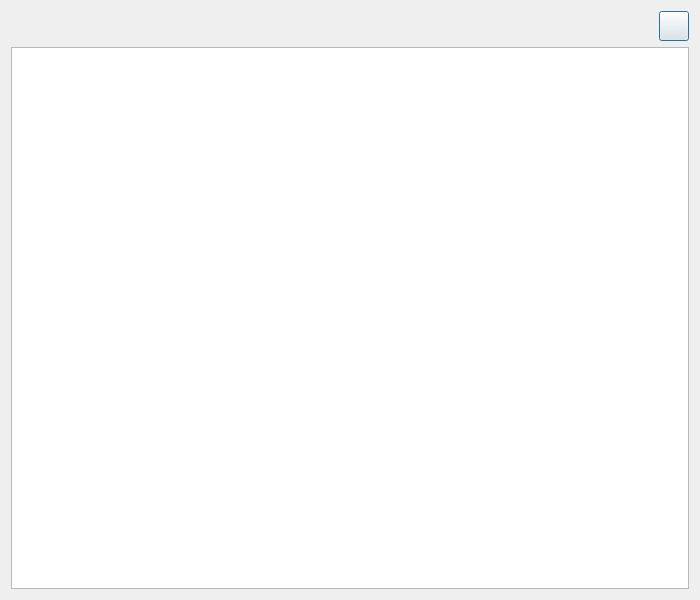
<?xml version="1.0" encoding="UTF-8"?>
<ui version="4.0">
 <class>VlanRefDialog</class>
 <widget class="QDialog" name="VlanRefDialog">
  <property name="windowModality">
   <enum>Qt::NonModal</enum>
  </property>
  <property name="geometry">
   <rect>
    <x>0</x>
    <y>0</y>
    <width>700</width>
    <height>600</height>
   </rect>
  </property>
  <property name="minimumSize">
   <size>
    <width>700</width>
    <height>600</height>
   </size>
  </property>
  <property name="font">
   <font>
    <family>Tahoma</family>
    <pointsize>10</pointsize>
   </font>
  </property>
  <property name="windowTitle">
   <string>VLAN Reference</string>
  </property>
  <property name="windowIcon">
   <iconset resource="../../../../image.qrc">
    <normaloff>:/Image/reserve.png</normaloff>:/Image/reserve.png</iconset>
  </property>
  <layout class="QVBoxLayout" name="verticalLayout">
   <item>
    <layout class="QHBoxLayout" name="horizontalLayout">
     <item>
      <spacer name="horizontalSpacer">
       <property name="font">
        <font>
         <family>Tahoma</family>
         <pointsize>10</pointsize>
        </font>
       </property>
       <property name="orientation">
        <enum>Qt::Horizontal</enum>
       </property>
       <property name="sizeHint" stdset="0">
        <size>
         <width>40</width>
         <height>20</height>
        </size>
       </property>
      </spacer>
     </item>
     <item>
      <widget class="QPushButton" name="addBtn">
       <property name="minimumSize">
        <size>
         <width>30</width>
         <height>30</height>
        </size>
       </property>
       <property name="maximumSize">
        <size>
         <width>30</width>
         <height>30</height>
        </size>
       </property>
       <property name="font">
        <font>
         <family>Tahoma</family>
         <pointsize>10</pointsize>
        </font>
       </property>
       <property name="text">
        <string/>
       </property>
       <property name="icon">
        <iconset resource="../../../../image.qrc">
         <normaloff>:/Image/add.png</normaloff>:/Image/add.png</iconset>
       </property>
       <property name="iconSize">
        <size>
         <width>20</width>
         <height>20</height>
        </size>
       </property>
      </widget>
     </item>
    </layout>
   </item>
   <item>
    <widget class="QTableView" name="vlanTV">
     <property name="font">
      <font>
       <family>Tahoma</family>
       <pointsize>10</pointsize>
      </font>
     </property>
     <property name="alternatingRowColors">
      <bool>true</bool>
     </property>
     <property name="selectionMode">
      <enum>QAbstractItemView::SingleSelection</enum>
     </property>
     <property name="selectionBehavior">
      <enum>QAbstractItemView::SelectRows</enum>
     </property>
    </widget>
   </item>
  </layout>
  <action name="actionEditVlanRef">
   <property name="icon">
    <iconset resource="../../../../image.qrc">
     <normaloff>:/Image/edit.png</normaloff>:/Image/edit.png</iconset>
   </property>
   <property name="text">
    <string>Edit VLAN Reference</string>
   </property>
   <property name="toolTip">
    <string>Edit VLAN Reference</string>
   </property>
  </action>
  <action name="actionRemoveVlanRef">
   <property name="icon">
    <iconset resource="../../../../image.qrc">
     <normaloff>:/Image/remove.png</normaloff>:/Image/remove.png</iconset>
   </property>
   <property name="text">
    <string>Remove VLAN Reference</string>
   </property>
   <property name="toolTip">
    <string>Remove VLAN Reference</string>
   </property>
  </action>
  <action name="actionExport_PDF">
   <property name="icon">
    <iconset resource="../../../../image.qrc">
     <normaloff>:/Image/pdf.png</normaloff>:/Image/pdf.png</iconset>
   </property>
   <property name="text">
    <string>Export PDF</string>
   </property>
   <property name="toolTip">
    <string>Export PDF</string>
   </property>
  </action>
 </widget>
 <tabstops>
  <tabstop>addBtn</tabstop>
  <tabstop>vlanTV</tabstop>
 </tabstops>
 <resources>
  <include location="../../../../image.qrc"/>
 </resources>
 <connections/>
</ui>
